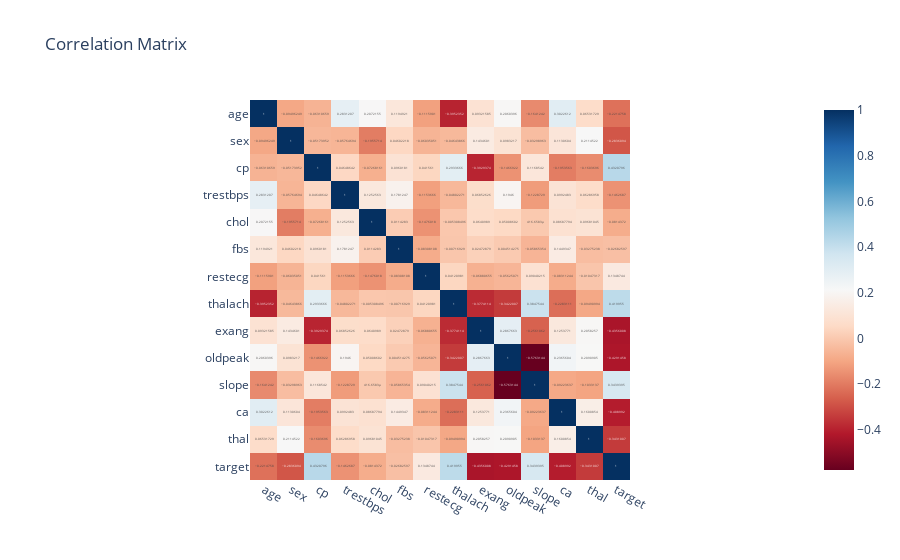

Here is the notebook cell this chart was saved with:
### Code cell
# Correlation matrix visualization
fig = px.imshow(data.corr(), text_auto=True, color_continuous_scale='RdBu', title='Correlation Matrix')
fig.show()

### Figure 1 — Plotly figure (JSON) as saved in the notebook; plotly's stock layout.template omitted (floating-point values rounded to 4 significant figures; data arrays with more than 128 entries replaced by an {"elided": "..."} marker saying what was removed)
{"data": [{"coloraxis": "coloraxis", "hovertemplate": "x: %{x}<br>y: %{y}<br>color: %{z}<extra></extra>", "name": "0", "texttemplate": "%{z}", "type": "heatmap", "x": ["age", "sex", "cp", "trestbps", "chol", "fbs", "restecg", "thalach", "exang", "oldpeak", "slope", "ca", "thal", "target"], "xaxis": "x", "y": ["age", "sex", "cp", "trestbps", "chol", "fbs", "restecg", "thalach", "exang", "oldpeak", "slope", "ca", "thal", "target"], "yaxis": "y", "z": {"elided": "14x14 float values"}}], "layout": {"coloraxis": {"colorscale": [[0, "rgb(103,0,31)"], [0.1, "rgb(178,24,43)"], [0.2, "rgb(214,96,77)"], [0.3, "rgb(244,165,130)"], [0.4, "rgb(253,219,199)"], [0.5, "rgb(247,247,247)"], [0.6, "rgb(209,229,240)"], [0.7, "rgb(146,197,222)"], [0.8, "rgb(67,147,195)"], [0.9, "rgb(33,102,172)"], [1, "rgb(5,48,97)"]]}, "title": {"text": "Correlation Matrix"}, "xaxis": {"anchor": "y", "constrain": "domain", "domain": [0, 1], "scaleanchor": "y"}, "yaxis": {"anchor": "x", "autorange": "reversed", "constrain": "domain", "domain": [0, 1]}}}
